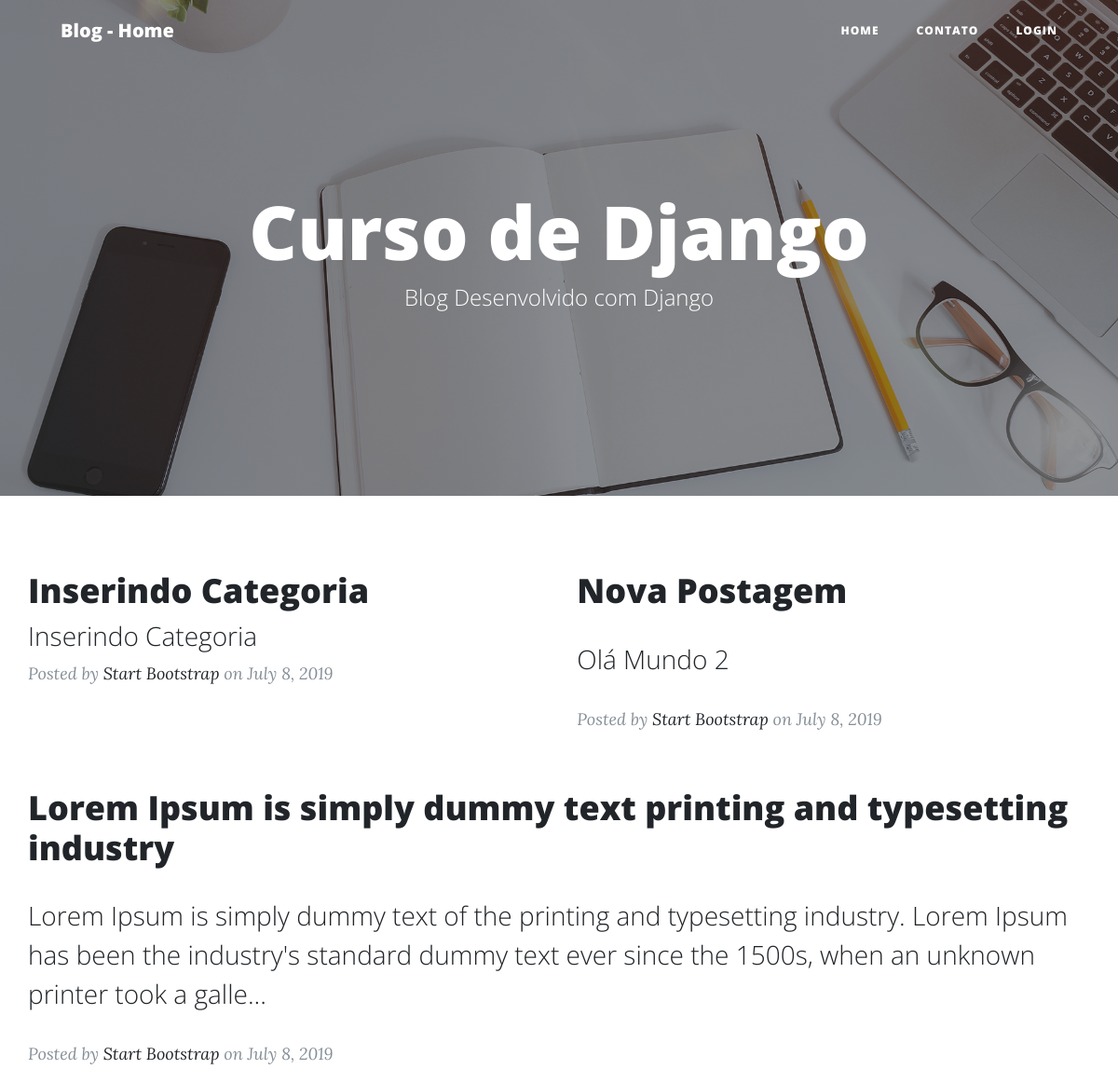
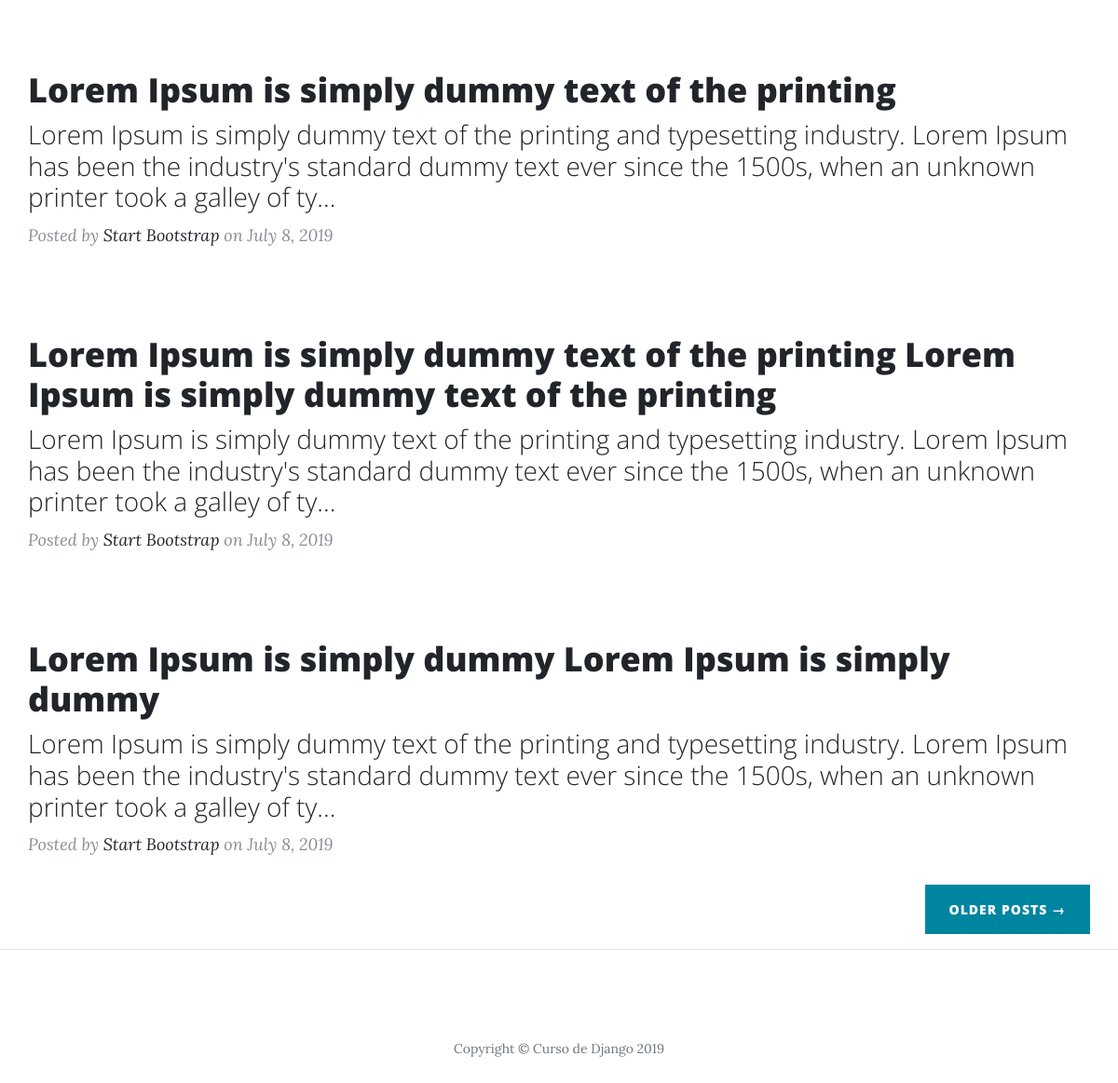
Before: / with the older database file (2 pictures, top to bottom).
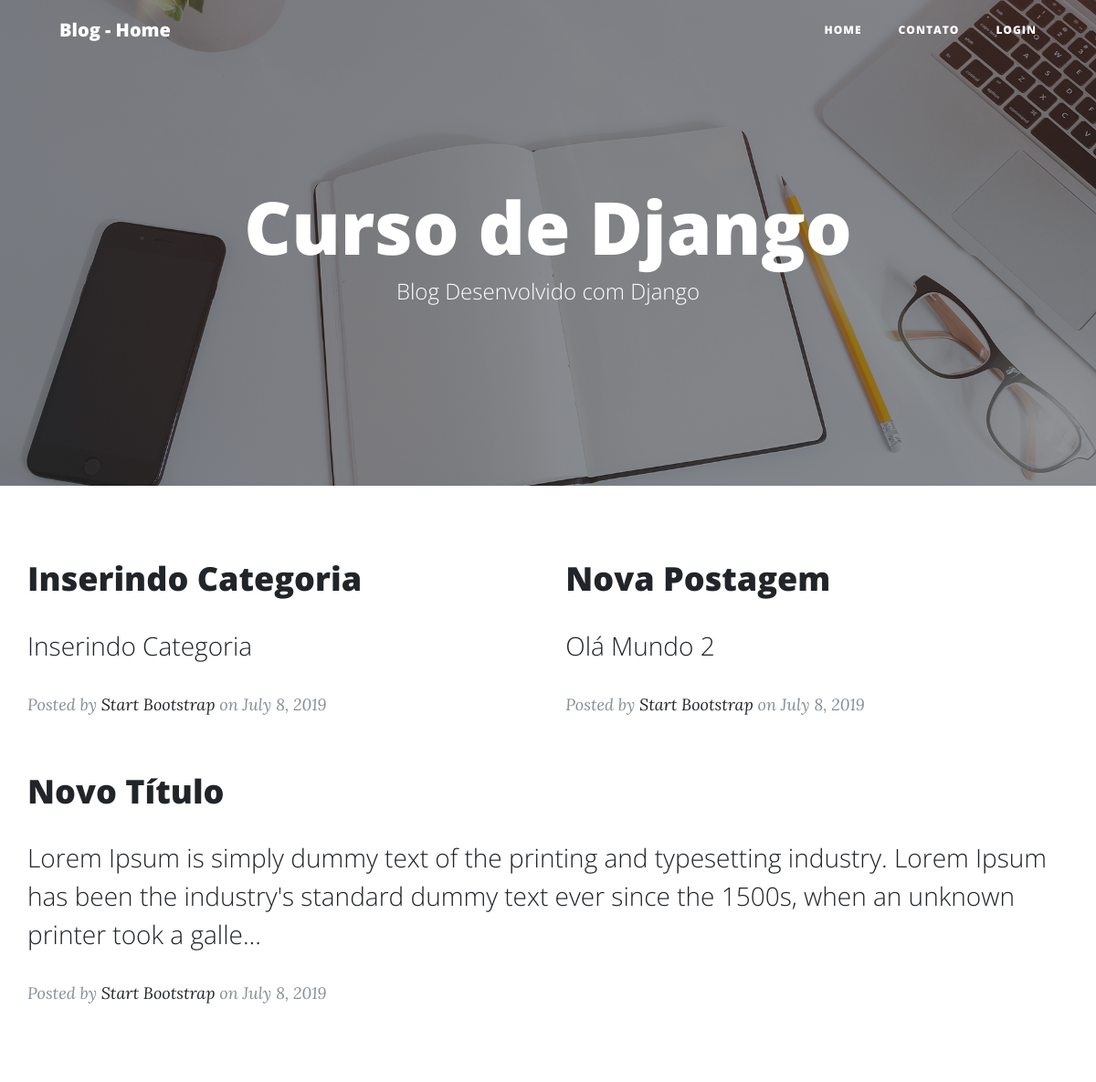
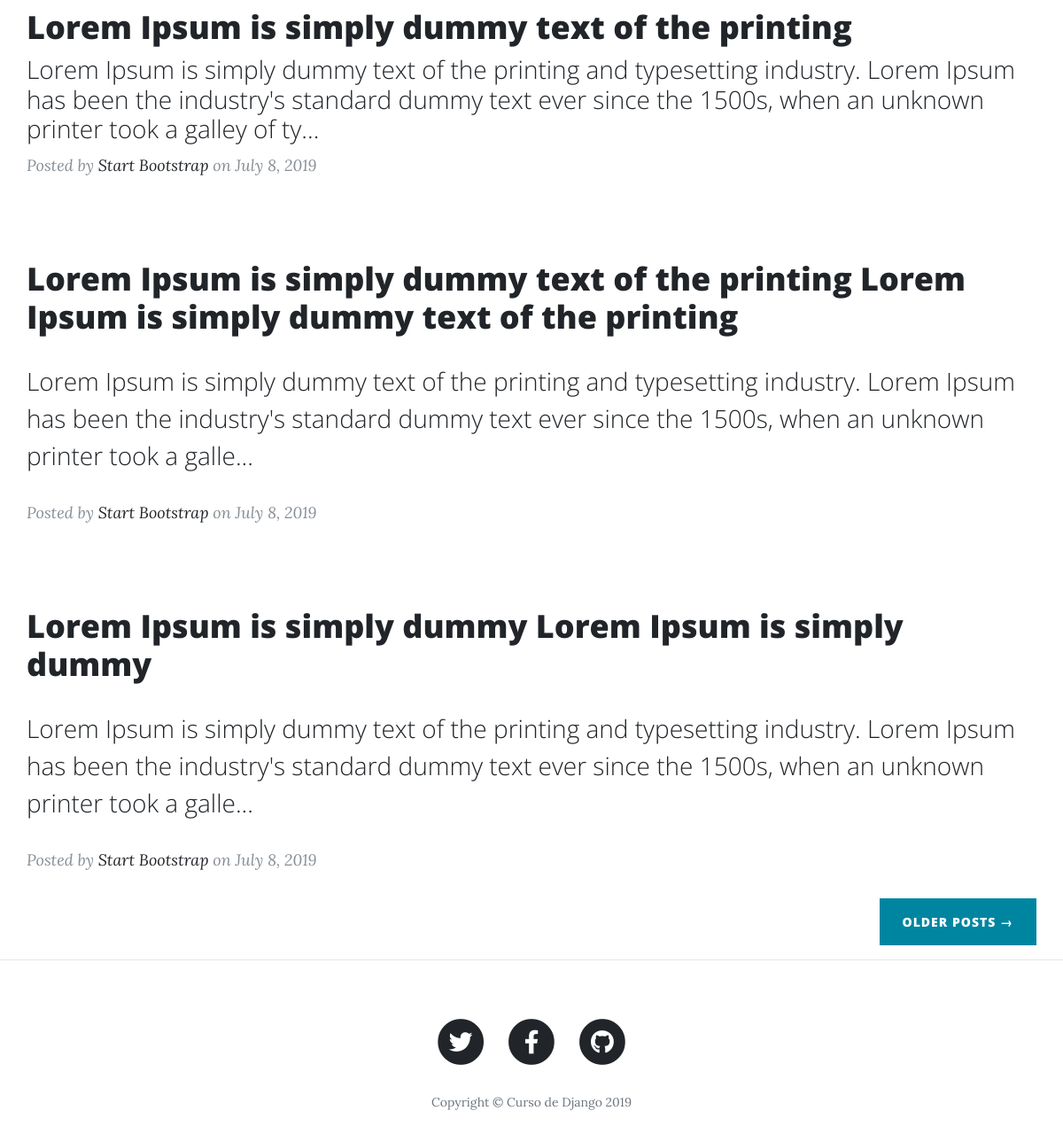
After: the same page with the newer database file (2 pictures, top to bottom).
### blog/models.py (models this page shows, shortened)
class Post(models.Model):
    STATUS = (
        ('rascunho','Rascunho'),
        ('publicado','Publicado'),
    )
    titulo = models.CharField(verbose_name="Título",max_length=250)
    slug   = models.SlugField(max_length=250)
    autor  = models.ForeignKey(User,
                               on_delete=models.CASCADE)
    categoria = models.ManyToManyField(Category, related_name="get_posts")
    imagem    = models.ImageField(upload_to="blog",blank=True, null=True)
    conteudo  = RichTextField(verbose_name="Conteúdo")
    publicado = models.DateTimeField(default=timezone.now)
    criado    = models.DateTimeField(auto_now_add=True)
    alterado  = models.DateTimeField(auto_now=True)
    status    = models.CharField(max_length=10,
                                 choices=STATUS,
                                 default='rascunho')
    objects   = models.Manager()
    published = PublishedManager()
    def get_absolute_url(self):
        return reverse('post_detail',args=[self.slug])
    class Meta:
        ordering = ('-publicado',)

### blog/views.py (the view)
# urls.py: path('', views.BlogListView.as_view(),name='home'),
class BlogListView(ListView):
    model = Post
    template_name = 'blog/home.html'

### social/processors.py (called while the page is built)
def ctx_social(request):
    ctx_dict = {}
    links = Link.objects.all()
    for link in links:
        ctx_dict[link.chave] = link.url
    return ctx_dict

### blog/templates/blog/home.html (shortened to what this page needs)
{% extends 'base.html' %}
{% load static %}
{% block header %}
  <header class="masthead" style="background-image: url({% static 'img/home-bg.jpg' %})">
    <div class="overlay"></div>
    <div class="container">
      <div class="row">
        <div class="col-lg-8 col-md-10 mx-auto">
          <div class="site-heading">
            <h1>Curso de Django</h1>
            <span class="subheading">Blog Desenvolvido com Django </span>
          </div>
        </div>
      </div>
    </div>
  </header>
{% endblock header %}
{% block content %}
    {% for post in object_list %}
        <div class="post-preview">
            <a href="{{post.get_absolute_url}}">
              <h2 class="post-title">
               {{ post.titulo }}
              </h2>
              <h3 class="post-subtitle">
                    {{ post.conteudo|safe|truncatechars:"200" }}
              </h3>
            </a>
            <p class="post-meta">Posted by
              <a href="#">Start Bootstrap</a>
              on July 8, 2019</p>
        </div>
    {% endfor %}
    <div class="clearfix">
      <a class="btn btn-primary float-right" href="#">Older Posts &rarr;</a>
    </div>
{% endblock content %}

Changed rows visible on the page:
changed Post: titulo "Lorem Ipsum is simply dummy text printing and typesetting industry" → "Novo Título"
changed Post (number 5 of 6 on the later page): conteudo "…unknown printer took a galley of ty..." → "…unknown printer took a galle..."
changed Post "Lorem Ipsum is simply dummy Lorem Ipsum is simply dummy": conteudo "…unknown printer took a galley of ty..." → "…unknown printer took a galle..."
